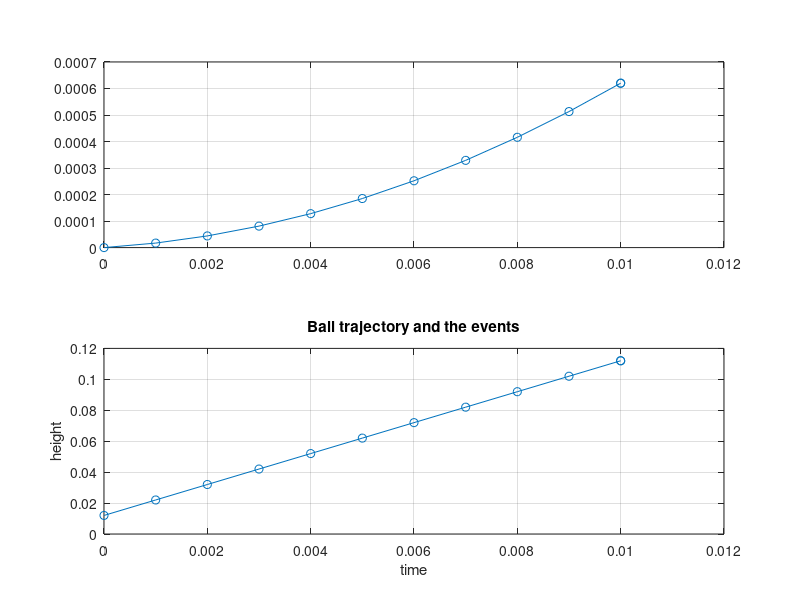

MATLAB code for this plot:
function test_ode()
a = -10;
    function dydt = f(t, y)
        dydt = [y(2); -a];
    end
tstart = 0;
tfinal = 0.01;
refine = 1;
y0 = [0; 0.012];
options = odeset('Events', @events, 'OutputSel', 1, 'Refine', refine);

tout = tstart;
yout = y0.';
teout = [];
yeout = [];
ieout = [];

while tstart < tfinal
    [t, y, te, ye, ie] = ode23(@f, [tstart, tfinal], y0, options);

    % Accumulate output.
    nt = length(t);
    tout = [tout; t(2:nt)];
    yout = [yout; y(2:nt, :)];
    teout = [teout; te]; % Events at tstart are never reported.
    yeout = [yeout; ye];
    ieout = [ieout; ie];

    y0(1) = 0;
    y0(2) = -1 * y(nt, 2);

    options = odeset(options, 'InitialStep', t(nt)-t(nt-refine), 'MaxStep', t(nt)-t(1));
    tstart = t(nt);
end

if yout(end, 1) <= 1e-6 && yout(end, 2) < 0
    yout(end, 2) = -yout(end, 2);
end

subplot(2, 1, 1)
plot(tout, yout(:, 1), '-o'), hold on, grid on;
subplot(2, 1, 2)
plot(tout, yout(:, 2), '-o'), hold on, grid on;
xlabel('time');
ylabel('height');
title('Ball trajectory and the events');
end
% --------------------------------------------------------------


% --------------------------------------------------------------
function [value, isterminal, direction] = events(t, y)
% Locate the time when height passes through zero in a
% decreasing direction and stop integration.
value = y(1); % Detect height = 0
isterminal = 1; % Stop the integration
direction = -1; % Negative direction only
end